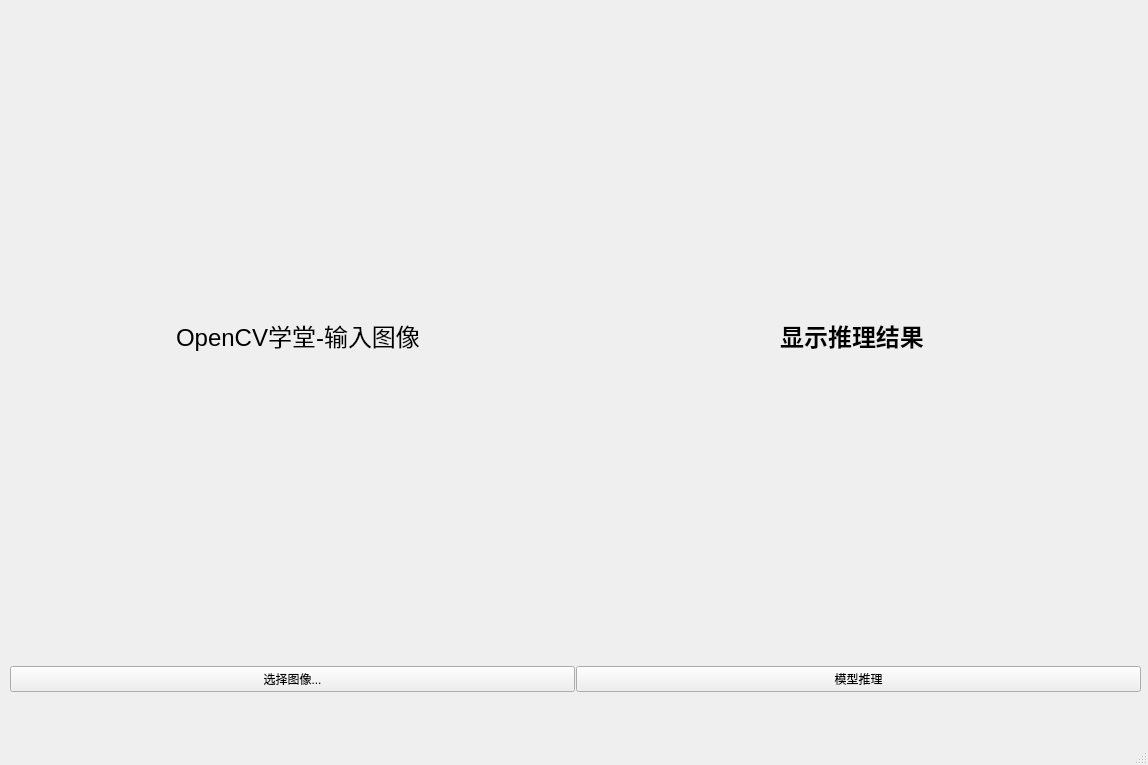
<?xml version="1.0" encoding="UTF-8"?>
<ui version="4.0">
 <class>MainWindow</class>
 <widget class="QMainWindow" name="MainWindow">
  <property name="geometry">
   <rect>
    <x>0</x>
    <y>0</y>
    <width>1148</width>
    <height>765</height>
   </rect>
  </property>
  <property name="minimumSize">
   <size>
    <width>1080</width>
    <height>720</height>
   </size>
  </property>
  <property name="windowTitle">
   <string>YOLO11+TensorRT10模型部署演示-OpenCV学堂</string>
  </property>
  <widget class="QWidget" name="centralwidget">
   <widget class="QWidget" name="verticalLayoutWidget">
    <property name="geometry">
     <rect>
      <x>10</x>
      <y>10</y>
      <width>1131</width>
      <height>688</height>
     </rect>
    </property>
    <layout class="QVBoxLayout" name="verticalLayout">
     <item>
      <layout class="QHBoxLayout" name="horizontalLayout_2">
       <item>
        <widget class="QLabel" name="image_label">
         <property name="minimumSize">
          <size>
           <width>520</width>
           <height>640</height>
          </size>
         </property>
         <property name="maximumSize">
          <size>
           <width>520</width>
           <height>640</height>
          </size>
         </property>
         <property name="font">
          <font>
           <family>Arial</family>
           <pointsize>18</pointsize>
          </font>
         </property>
         <property name="text">
          <string>OpenCV学堂-输入图像</string>
         </property>
         <property name="alignment">
          <set>Qt::AlignCenter</set>
         </property>
        </widget>
       </item>
       <item>
        <widget class="QLabel" name="result_label">
         <property name="minimumSize">
          <size>
           <width>520</width>
           <height>640</height>
          </size>
         </property>
         <property name="maximumSize">
          <size>
           <width>520</width>
           <height>640</height>
          </size>
         </property>
         <property name="font">
          <font>
           <family>Arial</family>
           <pointsize>18</pointsize>
           <weight>75</weight>
           <bold>true</bold>
          </font>
         </property>
         <property name="text">
          <string>显示推理结果</string>
         </property>
         <property name="alignment">
          <set>Qt::AlignCenter</set>
         </property>
        </widget>
       </item>
      </layout>
     </item>
     <item>
      <layout class="QHBoxLayout" name="horizontalLayout">
       <property name="spacing">
        <number>1</number>
       </property>
       <item>
        <widget class="QPushButton" name="imButton">
         <property name="text">
          <string>选择图像...</string>
         </property>
        </widget>
       </item>
       <item>
        <widget class="QPushButton" name="inferButton">
         <property name="text">
          <string>模型推理</string>
         </property>
        </widget>
       </item>
      </layout>
     </item>
    </layout>
   </widget>
  </widget>
  <widget class="QMenuBar" name="menubar">
   <property name="geometry">
    <rect>
     <x>0</x>
     <y>0</y>
     <width>1148</width>
     <height>26</height>
    </rect>
   </property>
  </widget>
  <widget class="QStatusBar" name="statusbar"/>
 </widget>
 <resources/>
 <connections/>
</ui>
